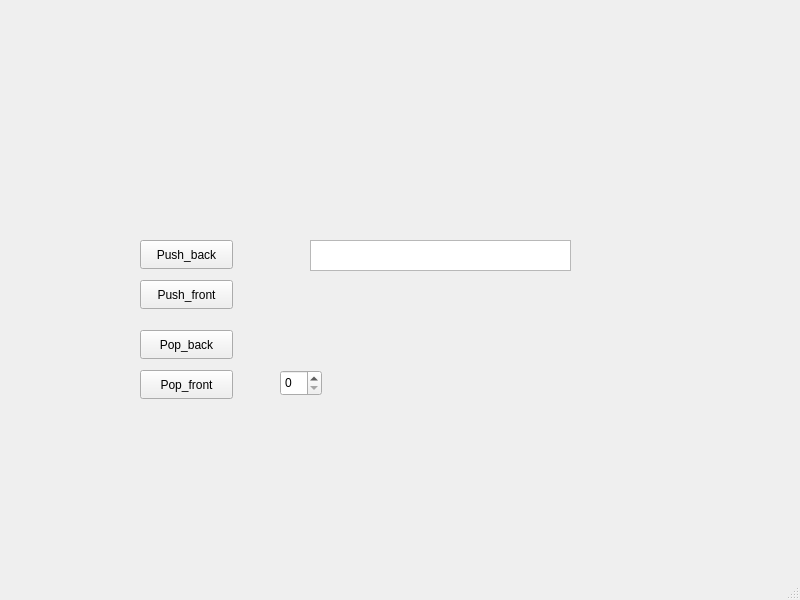
<?xml version="1.0" encoding="UTF-8"?>
<ui version="4.0">
 <class>MainWindow</class>
 <widget class="QMainWindow" name="MainWindow">
  <property name="geometry">
   <rect>
    <x>0</x>
    <y>0</y>
    <width>800</width>
    <height>600</height>
   </rect>
  </property>
  <property name="windowTitle">
   <string>MainWindow</string>
  </property>
  <widget class="QWidget" name="centralwidget">
   <widget class="QPushButton" name="pushButton">
    <property name="geometry">
     <rect>
      <x>140</x>
      <y>240</y>
      <width>93</width>
      <height>29</height>
     </rect>
    </property>
    <property name="text">
     <string>Push_back</string>
    </property>
   </widget>
   <widget class="QPushButton" name="pushButton_2">
    <property name="geometry">
     <rect>
      <x>140</x>
      <y>280</y>
      <width>93</width>
      <height>29</height>
     </rect>
    </property>
    <property name="text">
     <string>Push_front</string>
    </property>
   </widget>
   <widget class="QPushButton" name="pushButton_3">
    <property name="geometry">
     <rect>
      <x>140</x>
      <y>330</y>
      <width>93</width>
      <height>29</height>
     </rect>
    </property>
    <property name="text">
     <string>Pop_back</string>
    </property>
   </widget>
   <widget class="QPushButton" name="pushButton_4">
    <property name="geometry">
     <rect>
      <x>140</x>
      <y>370</y>
      <width>93</width>
      <height>29</height>
     </rect>
    </property>
    <property name="text">
     <string>Pop_front</string>
    </property>
   </widget>
   <widget class="QTextEdit" name="textEdit">
    <property name="geometry">
     <rect>
      <x>310</x>
      <y>240</y>
      <width>261</width>
      <height>31</height>
     </rect>
    </property>
   </widget>
   <widget class="QSpinBox" name="spinBox">
    <property name="geometry">
     <rect>
      <x>280</x>
      <y>370</y>
      <width>42</width>
      <height>26</height>
     </rect>
    </property>
   </widget>
  </widget>
  <widget class="QMenuBar" name="menubar">
   <property name="geometry">
    <rect>
     <x>0</x>
     <y>0</y>
     <width>800</width>
     <height>26</height>
    </rect>
   </property>
  </widget>
  <widget class="QStatusBar" name="statusbar"/>
 </widget>
 <resources/>
 <connections/>
</ui>
